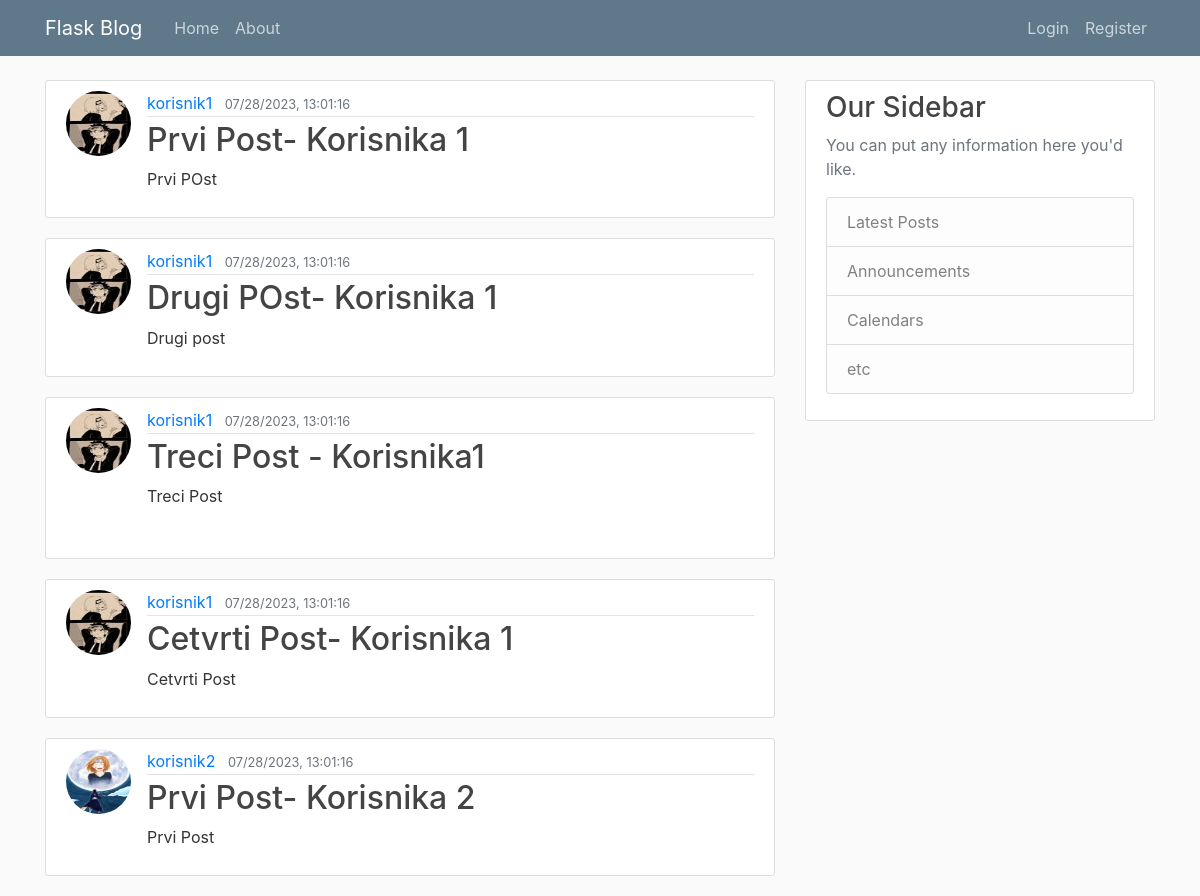
The page /home on the database its author committed.
### flask_blog/models.py (models this page shows, shortened)
class Post(db.Model):
    id=db.Column(db.Integer,primary_key=True)
    title=db.Column(db.String(100),nullable=False)
    date_posted=db.Column(db.DateTime,nullable=False,default=datetime.utcnow())
    content=db.Column(db.Text,nullable=False)
    user_id=db.Column(db.Integer,db.ForeignKey("user.id"),nullable=False)

class User(db.Model,UserMixin):
    id=db.Column(db.Integer,primary_key=True)
    username=db.Column(db.String(20),unique=True,nullable=False)
    email=db.Column(db.String(120),unique=True,nullable=False)
    image_file=db.Column(db.String(20),nullable=False,default='default.jpg')
    password=db.Column(db.String(60),nullable=False)
    posts=db.relationship("Post",backref="author",lazy=True)

### flask_blog/routes.py (the view)
@app.route("/")
@app.route("/home")
def home():
    page=request.args.get("page",1,type=int)
    posts=Post.query.order_by(Post.date_posted.desc()).paginate(page=page,per_page=5)
    return render_template('home.html', posts=posts)

### flask_blog/templates/home.html
{% extends "layout.html" %}
{% block content %}
{% for post in posts.items %}
<article class="media content-section">
    <img class="rounded-circle article-img "
        src="{{url_for('static',filename='profile_pics/'+ post.author.image_file)}}" alt="">
    <div class="media-body">
        <div class="article-metadata">
            <a class="mr-2" href="#">{{ post.author.username }}</a>
            <small class="text-muted">{{ post.date_posted.strftime("%m/%d/%Y, %H:%M:%S") }}</small>
        </div>
        <h2><a class="article-title" href="{{url_for('post',post_id=post.id)}}">{{ post.title }}</a></h2>
        <p class="article-content">{{ post.content }}</p>
    </div>
</article>
{% endfor %}
{% endblock content %}

### flask_blog/templates/layout.html (shortened to what this page needs)
<!DOCTYPE html>
<html>
<head>
    <link rel="stylesheet" href="https://maxcdn.bootstrapcdn.com/bootstrap/4.0.0/css/bootstrap.min.css"
>
    <link rel="stylesheet" type="text/css" href="{{ url_for('static', filename='main.css') }}">
</head>
<body>
    <header class="site-header">
        <nav class="navbar navbar-expand-md navbar-dark bg-steel fixed-top">
            <div class="container">
                <a class="navbar-brand mr-4" href="/">Flask Blog</a>
                <div class="collapse navbar-collapse" id="navbarToggle">
                    <div class="navbar-nav mr-auto">
                        <a class="nav-item nav-link" href="{{ url_for('home') }}">Home</a>
                        <a class="nav-item nav-link" href="{{ url_for('about') }}">About</a>
                    </div>
                    <div class="navbar-nav">
                        {% if current_user.is_authenticated%}
                        <a class="nav-item nav-link" href="{{ url_for('new_post') }}">New Post</a>
                        <a class="nav-item nav-link" href="{{ url_for('account') }}">Account</a>
                        <a class="nav-item nav-link" href="{{ url_for('logout') }}">Logout</a>
                        {% else %}
                        <a class="nav-item nav-link" href="{{ url_for('login') }}">Login</a>
                        <a class="nav-item nav-link" href="{{ url_for('register') }}">Register</a>
                        {% endif %}
                    </div>
                </div>
            </div>
        </nav>
    </header>
    <main role="main" class="container">
        <div class="row">
            <div class="col-md-8">
                {% block content %}{% endblock %}
            </div>
            <div class="col-md-4">
                <div class="content-section">
                    <h3>Our Sidebar</h3>
                    <p class='text-muted'>You can put any information here you'd like.
                    <ul class="list-group">
                        <li class="list-group-item list-group-item-light">Latest Posts</li>
                        <li class="list-group-item list-group-item-light">Announcements</li>
                        <li class="list-group-item list-group-item-light">Calendars</li>
                        <li class="list-group-item list-group-item-light">etc</li>
                    </ul>
                    </p>
                </div>
            </div>
        </div>
    </main>
</body>
</html>

### flask_blog/static/main.css (style rules this page uses)
body { background: #fafafa; color: #333333; margin-top: 5rem; }
h1, h2, h3, h4, h5, h6 { color: #444444; }
.bg-steel { background-color: #5f788a; }
.site-header .navbar-nav .nav-link { color: #cbd5db; }
.content-section { background: #ffffff; padding: 10px 20px; border: 1px solid #dddddd; border-radius: 3px; margin-bottom: 20px; }
.article-title { color: #444444; }
.article-content { white-space: pre-line; }
.article-img { height: 65px; width: 65px; margin-right: 16px; }
.article-metadata { padding-bottom: 1px; margin-bottom: 4px; border-bottom: 1px solid #e3e3e3 }

### rows shown on the page
Post: image_file (picture), author.username "korisnik1", date_posted "07/28/2023, 13:01:16", title "Prvi Post- Korisnika 1", content "Prvi POst"
Post: image_file (picture), author.username "korisnik1", date_posted "07/28/2023, 13:01:16", title "Drugi POst- Korisnika 1", content "Drugi post"
Post: image_file (picture), author.username "korisnik1", date_posted "07/28/2023, 13:01:16", title "Treci Post - Korisnika1", content "Treci Post"
Post: image_file (picture), author.username "korisnik1", date_posted "07/28/2023, 13:01:16", title "Cetvrti Post- Korisnika 1", content "Cetvrti Post"
Post: image_file (picture), author.username "korisnik2", date_posted "07/28/2023, 13:01:16", title "Prvi Post- Korisnika 2", content "Prvi Post"
